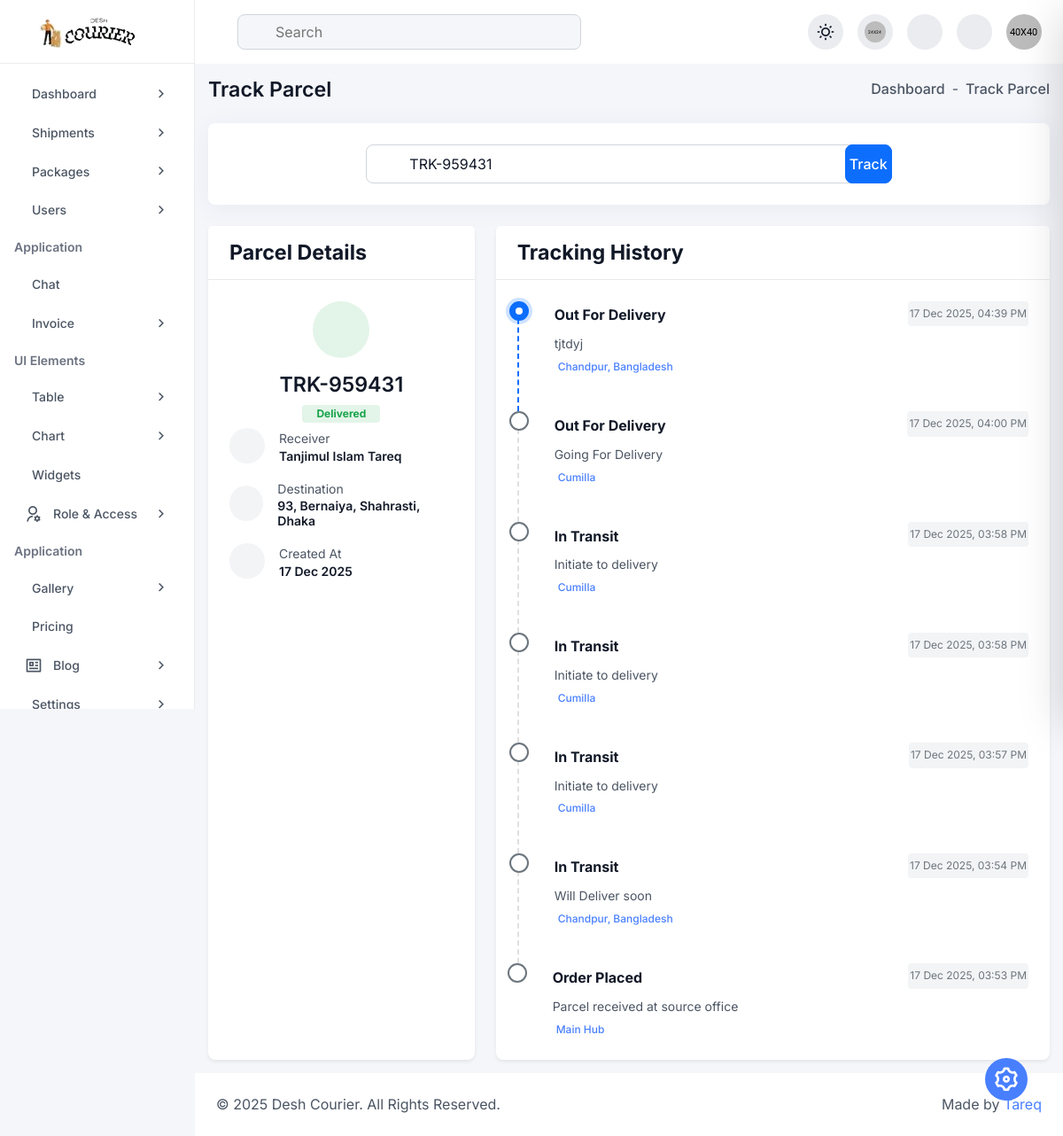
The page /admin/track.php?tracking_number=TRK-959431 on the database its author committed.
### tables this page shows
CREATE TABLE `parcels` (
  `parcel_id` int(11) NOT NULL,
  `tracking_number` varchar(50) NOT NULL,
  `sender_name` varchar(100) NOT NULL,
  `sender_phone` varchar(20) NOT NULL,
  `sender_address` text NOT NULL,
  `receiver_name` varchar(100) NOT NULL,
  `receiver_phone` varchar(20) NOT NULL,
  `receiver_address` text NOT NULL,
  `weight_kg` decimal(5,2) DEFAULT NULL,
  `delivery_type` enum('standard','express','same_day') DEFAULT 'standard',
  `price` decimal(10,2) NOT NULL,
  `current_status` enum('pending','picked_up','in_transit','out_for_delivery','delivered','returned','cancelled') DEFAULT 'pending',
  `assigned_courier_id` int(11) DEFAULT NULL,
  `created_at` timestamp NOT NULL DEFAULT current_timestamp(),
  `updated_at` timestamp NOT NULL DEFAULT current_timestamp() ON UPDATE current_timestamp()
);

CREATE TABLE `parcel_history` (
  `history_id` int(11) NOT NULL,
  `parcel_id` int(11) NOT NULL,
  `status` varchar(50) NOT NULL,
  `description` text DEFAULT NULL,
  `location` varchar(100) DEFAULT NULL,
  `updated_by_user_id` int(11) DEFAULT NULL,
  `timestamp` timestamp NOT NULL DEFAULT current_timestamp()
);

### admin/track.php (the view, shortened to what this page needs)
<?php
require 'db.php';
include 'inc/header.php';
$tracking_data = null;
$history_logs = [];
if (isset($_GET['tracking_number'])) {
    $trk = trim($_GET['tracking_number']);
    $stmt = $pdo->prepare("SELECT * FROM parcels WHERE tracking_number = ?");
    $stmt->execute([$trk]);
    $tracking_data = $stmt->fetch(PDO::FETCH_ASSOC);
    if ($tracking_data) {
        $stmtHistory = $pdo->prepare("SELECT * FROM parcel_history WHERE parcel_id = ? ORDER BY timestamp DESC");
        $stmtHistory->execute([$tracking_data['parcel_id']]);
        $history_logs = $stmtHistory->fetchAll(PDO::FETCH_ASSOC);
    }
}
function getStatusColor($status) {
    switch (strtolower($status)) {
        case 'delivered': return 'success';
    }
}
?>
<div class="dashboard-main-body">
    <div class="d-flex flex-wrap align-items-center justify-content-between gap-3 mb-24">
        <h6 class="fw-semibold mb-0">Track Parcel</h6>
        <ul class="d-flex align-items-center gap-2">
            <li class="fw-medium">
                <a href="index.html" class="d-flex align-items-center gap-1 hover-text-primary">
                    Dashboard
                </a>
            </li>
            <li>-</li>
            <li class="fw-medium">Track Parcel</li>
        </ul>
    </div>
    <div class="card h-100 p-0 radius-12 mb-24">
        <div class="card-body p-24">
            <div class="row justify-content-center">
                <div class="col-lg-8">
                    <form method="GET" class="position-relative">
                        <input type="text" name="tracking_number"
                               class="form-control radius-8 ps-5 py-2"
                               placeholder="Enter Tracking ID (e.g. TRK-123456)"
                               value="<?= isset($_GET['tracking_number']) ? htmlspecialchars($_GET['tracking_number']) : '' ?>"
                               required>
                        <button type="submit" class="btn btn-primary position-absolute top-0 end-0 h-100 radius-8 px-4">Track</button>
                    </form>
                </div>
            </div>
        </div>
    </div>
    <?php if ($tracking_data): ?>
        <?php $statusColor = getStatusColor($tracking_data['current_status']); ?>
        <div class="row gy-4">
            <div class="col-lg-4">
                <div class="card h-100 radius-12 border-0 shadow-sm">
                    <div class="card-header bg-base border-bottom py-3">
                        <h6 class="mb-0 fw-bold">Parcel Details</h6>
                    </div>
                    <div class="card-body p-24">
                        <div class="text-center mb-4">
                            <div class="w-64-px h-64-px bg-<?php echo $statusColor; ?>-focus text-<?php echo $statusColor; ?>-600 rounded-circle d-flex justify-content-center align-items-center mx-auto mb-3">
                            </div>
                            <h6 class="mb-1"><?= htmlspecialchars($tracking_data['tracking_number']) ?></h6>
                            <span class="badge bg-<?php echo $statusColor; ?>-focus text-<?php echo $statusColor; ?>-600 px-3 py-1 radius-4">
                                <?= ucwords(str_replace('_', ' ', $tracking_data['current_status'])) ?>
                            </span>
                        </div>
                        <div class="d-flex align-items-center gap-3 mb-3">
                            <div class="w-40-px h-40-px bg-neutral-100 rounded-circle d-flex justify-content-center align-items-center">
                            </div>
                            <div>
                                <span class="text-secondary-light text-sm d-block">Receiver</span>
                                <h6 class="text-sm mb-0"><?= htmlspecialchars($tracking_data['receiver_name']) ?></h6>
                            </div>
                        </div>
                        <div class="d-flex align-items-center gap-3 mb-3">
                            <div class="w-40-px h-40-px bg-neutral-100 rounded-circle d-flex justify-content-center align-items-center">
                            </div>
                            <div>
                                <span class="text-secondary-light text-sm d-block">Destination</span>
                                <h6 class="text-sm mb-0"><?= htmlspecialchars($tracking_data['receiver_address']) ?></h6>
                            </div>
                        </div>
                        <div class="d-flex align-items-center gap-3">
                            <div class="w-40-px h-40-px bg-neutral-100 rounded-circle d-flex justify-content-center align-items-center">
                            </div>
                            <div>
                                <span class="text-secondary-light text-sm d-block">Created At</span>
                                <h6 class="text-sm mb-0"><?= date('d M Y', strtotime($tracking_data['created_at'])) ?></h6>
                            </div>
                        </div>
                    </div>
                </div>
            </div>
            <div class="col-lg-8">
                <div class="card h-100 radius-12 border-0 shadow-sm">
                    <div class="card-header bg-base border-bottom py-3">
                        <h6 class="mb-0 fw-bold">Tracking History</h6>
                    </div>
                    <div class="card-body p-24">
                        <ul class="tracking-timeline">
                            <?php foreach ($history_logs as $index => $log): ?>
                                <li class="tracking-item <?php echo ($index === 0) ? 'active' : ''; ?>">
                                    <div class="tracking-icon">
                                        <?php if ($index === 0): ?>
                                            <div class="w-8-px h-8-px bg-white rounded-circle"></div>
                                        <?php endif; ?>
                                    </div>
                                    <div class="tracking-content">
                                        <div class="d-flex justify-content-between align-items-center flex-wrap mb-1">
                                            <h6 class="fw-bold mb-0 text-md"><?= htmlspecialchars($log['status']) ?></h6>
                                            <span class="tracking-date bg-neutral-100 px-2 py-1 radius-4 text-xs">
                                                <?= date('d M Y, h:i A', strtotime($log['timestamp'])) ?>
                                            </span>
                                        </div>
                                        <p class="text-secondary-light text-sm mb-1"><?= htmlspecialchars($log['description']) ?></p>
                                        <div class="d-flex align-items-center gap-1 text-xs text-primary-600 fw-medium">
                                            <?= htmlspecialchars($log['location']) ?>
                                        </div>
                                    </div>
                                </li>
                            <?php endforeach; ?>
                        </ul>
                    </div>
                </div>
            </div>
        </div>
    <?php endif; ?>
</div>
<?php include 'inc/footer.php'; ?>

### admin/track.php (style rules this page uses)
.tracking-timeline { position: relative; padding-left: 0; list-style: none; }
.tracking-item { position: relative; padding-bottom: 2.5rem; padding-left: 2.5rem; border-left: 2px dashed #e0e0e0; }
.tracking-item:last-child { border-left: 0; padding-bottom: 0; }
.tracking-item .tracking-icon { position: absolute; left: -11px; top: 0; width: 22px; height: 22px; border-radius: 50%; background: #fff; border: 2px solid #6c757d; display: flex; align-items: center; justify-content: center; }
.tracking-item.active .tracking-icon { border-color: var(--bs-primary); background: var(--bs-primary); box-shadow: 0 0 0 4px rgba(13, 110, 253, 0.2); }
.tracking-item.active { border-left-color: var(--bs-primary); }
.tracking-date { font-size: 0.85rem; color: #6c757d; margin-bottom: 4px; }

### rows shown on the page
parcels: tracking_number "TRK-959431", current_status "Delivered", receiver_name "Tanjimul Islam Tareq", receiver_address "93, Bernaiya, Shahrasti, Dhaka", created_at "17 Dec 2025"
parcel_history: status "Out For Delivery", timestamp "17 Dec 2025, 04:39 PM", description "tjtdyj", location "Chandpur, Bangladesh"
parcel_history: status "Out For Delivery", timestamp "17 Dec 2025, 04:00 PM", description "Going For Delivery", location "Cumilla"
parcel_history: status "In Transit", timestamp "17 Dec 2025, 03:58 PM", description "Initiate to delivery", location "Cumilla"
parcel_history: status "In Transit", timestamp "17 Dec 2025, 03:58 PM", description "Initiate to delivery", location "Cumilla"
parcel_history: status "In Transit", timestamp "17 Dec 2025, 03:57 PM", description "Initiate to delivery", location "Cumilla"
parcel_history: status "In Transit", timestamp "17 Dec 2025, 03:54 PM", description "Will Deliver soon", location "Chandpur, Bangladesh"
parcel_history: status "Order Placed", timestamp "17 Dec 2025, 03:53 PM", description "Parcel received at source office", location "Main Hub"
